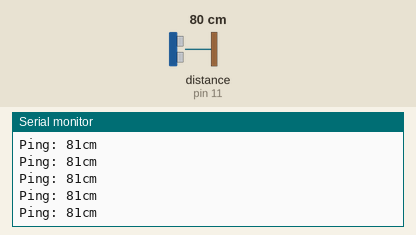
Simulated run of this sketch. Board: Arduino Uno, built with avr-gcc and run on an emulated ATmega328P. Parts: the last lines printed to the serial monitor. The test bench sets the inputs (shaded band); at power-on: distance to the obstacle (sensor on pin 11) 80 cm. The echo pulse lasts 58.3 µs per cm.

Above: at 1.2 s.
1.3 s: distance to the obstacle (sensor on pin 11) set to 2 cm
At 1.34 s:
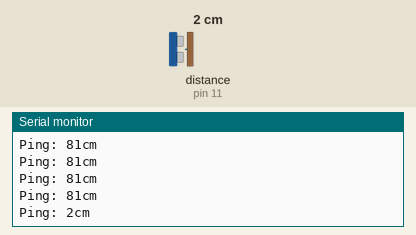
2.8 s: distance to the obstacle (sensor on pin 11) set to 4 cm
At 2.82 s:
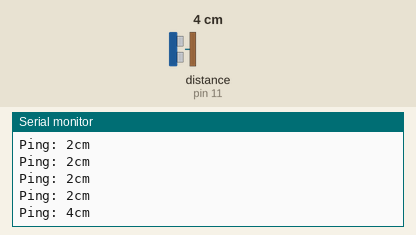
4.3 s: distance to the obstacle (sensor on pin 11) set to 35 cm
At 4.3 s:
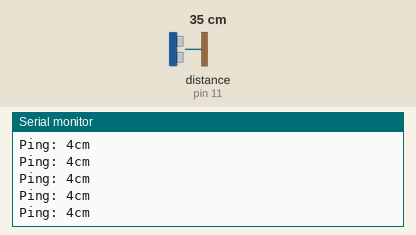
Timing chart, 0 to 7.3 s (numbered marks = the images above; inputs shaded):
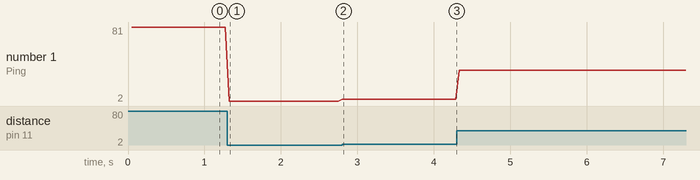

The sketch:

perturbadorV1.1.ino
```cpp
/*

*/

#include <NewPing.h>
#include "ultrasonico.h"
#include "servo.h"

int Scan[181]; // un array para guardar las medidas de los angulos desde 0° a 180°

// --- CONFIGURATION ---
int servoRadar = 10;
int servoOjos = 9;

// configuracion ultrasonico.
const int ultrasonicoTrig = 12;
const int ultrasonicoEcho = 11;
const int maxDistancia = 400;

// The NewPing object
NewPing sonarA(ultrasonicoTrig, ultrasonicoEcho, maxDistancia);

void setup() {
  Serial.begin(115200);
}

void loop() {
  ultrasonico(sonarA);
}
```

servo.cpp
```cpp
#include <Arduino.h>
#include "servo.h" 
```

servo.h
```cpp
#ifndef SERVO_H
#define SERVO_H


#endif
```

ultrasonico.cpp
```cpp
// ultrasonico.cpp

#include <Arduino.h>
#include "ultrasonico.h"


void ultrasonico(NewPing & sonar) { // It receives a sensor object and calls it "sonar" internally.
  delay(50);
  Serial.print("Ping: ");
  // It uses the "sonar" object that was passed into it. This fixes the "'sonar' was not declared" error.
  Serial.print(sonar.ping_cm());
  Serial.println("cm");
}
```

ultrasonico.h
```cpp
#ifndef ULTRASONICO_H
#define ULTRASONICO_H

#include <NewPing.h>


void ultrasonico(NewPing & sonar);

#endif
```

Measured:
- after the input at 1.3 s, the serial monitor: prints a new line at once (image 1)
- after the input at 2.8 s, the serial monitor: prints a new line at once (image 2)
- plotted number 1: 81 → 2 after the input at 1.3 s, 2 → 4 after the input at 2.8 s, 4 → 35 after the input at 4.3 s
